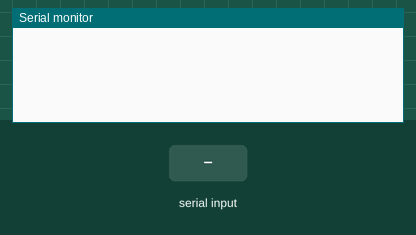
This sketch was run on a simulated Arduino Mega 2560, built with avr-gcc and run on an emulated ATmega2560. Parts: the last lines printed to the serial monitor. The test bench sets the inputs (shaded band).

Above: at 1.3 s.
1.4 s: "<\n" received over the second serial link
At 2.2 s:
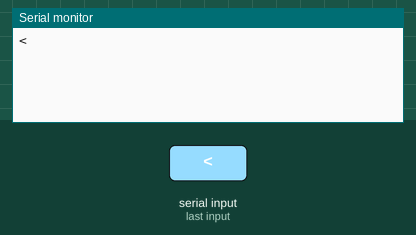
2.9 s: "T\n" received over the second serial link
At 3.3 s:
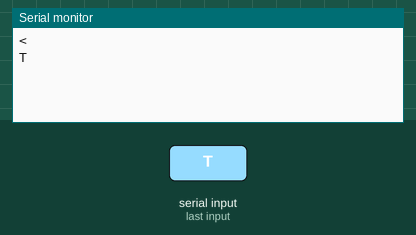
4.4 s: "1\n" received over the second serial link
At 5.7 s:
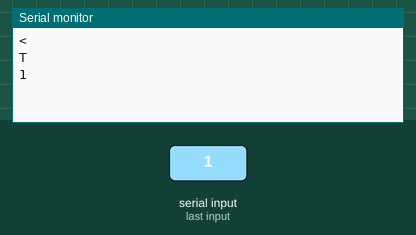

Measured:
- after the input at 1.4 s, the serial monitor: prints a new line at once (image 1)
- after the input at 2.9 s, the serial monitor: prints a new line at once (image 2)
- after the input at 4.4 s, the serial monitor: prints a new line at once (image 3)

The sketch:

step9a_serial_loopback.ino
```cpp
// =====================================================================
// MEGABUS — Step 9a: Arduino ↔ ESP Serial Loopback Testi
//
// Arduino tarafı: step8_linefollow_test yüklü olmalı (Serial üzerinden
//                 telemetry (<T,...) basıyor, 9600 baud SoftwareSerial).
//
// Bu sketch ESP'ye yüklenir:
//   - Arduino'dan gelen her satırı Serial1 (GPIO2/D4) debug'a basar
//   - Serial1'e gelen her karakteri Arduino'ya iletir
//
// Serial1 için USB-TTL adaptörü veya ikinci bir Arduino'nun
// TX/RX'ini kullanabilirsin. Eğer yoksa sadece Serial1.print
// satırlarını göremezsin ama Arduino → ESP yönü çalışıyorsa
// ESP kendi Serial'inden okuduğunda sorun çıkmaz.
//
// Bağlantı (hatırlatma):
//   ESP TX (D10'a) → 1k → Arduino D10 RX → 2k → GND (voltaj bölücü)
//   Arduino D11 TX → ESP RX (direkt, 3.3V uyumlu)
//   BAUD: 9600
//
// Serial1 (debug): GPIO2 / D4 pini → USB-TTL RX
// =====================================================================

#define BAUD_ARDUINO  9600
#define BAUD_DEBUG    115200

// Arduino'dan gelen satır buffer'ı
char buf[96];
uint8_t idx = 0;

void setup() {
  // Hardware UART ↔ Arduino
  Serial.begin(BAUD_ARDUINO);

  // Debug UART (GPIO2/D4) — opsiyonel USB-TTL ile izle
  Serial1.begin(BAUD_DEBUG);
  delay(100);

  Serial1.println(F("\n=== MEGABUS Step 9a: Serial Loopback ==="));
  Serial1.println(F("Arduino'dan gelen satirlar asagida gorunecek."));
  Serial1.println(F("Hicbir sey gelmiyorsa: kablo + baud (9600) kontrol et."));
  Serial1.println();
}

void loop() {
  // Arduino → ESP: her satırı debug'a bas
  while (Serial.available()) {
    char c = (char)Serial.read();
    Serial1.write(c);   // direkt yansıt

    if (c == '\n') {
      buf[idx] = '\0';
      // Telemetry satırı mı?
      if (idx > 3 && buf[0] == '<' && buf[1] == 'T') {
        Serial1.print(F("  [TELEMETRİ OK] "));
        Serial1.println(buf);
      }
      idx = 0;
    } else if (idx < sizeof(buf) - 1) {
      buf[idx++] = c;
    }
  }

  // Serial1 debug'dan geleni Arduino'ya ilet (manuel test için)
  while (Serial1.available()) {
    char c = (char)Serial1.read();
    Serial.write(c);
    Serial1.print(F("[ESP→ARD] ")); Serial1.println(c);
  }
}
```
